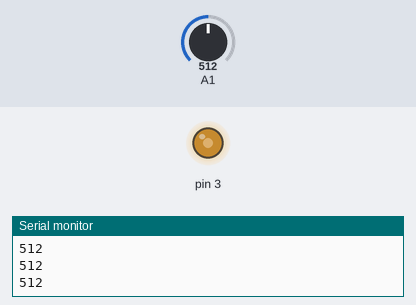
The sketch below on a simulated Arduino Uno, built with avr-gcc and run on an emulated ATmega328P. Shown: output pins drawn as LEDs (lit = HIGH), the last lines printed to the serial monitor. The test bench sets the inputs (shaded band); at power-on: A1 = 512.

Above: at 1.2 s.
1.3 s: A1 set to 716
At 2.5 s:
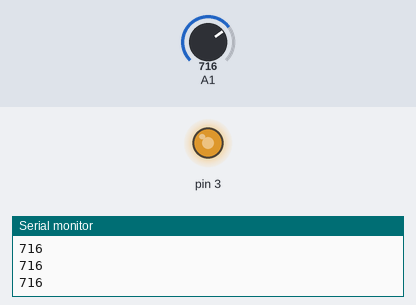
2.8 s: A1 set to 900
At 3.8 s:
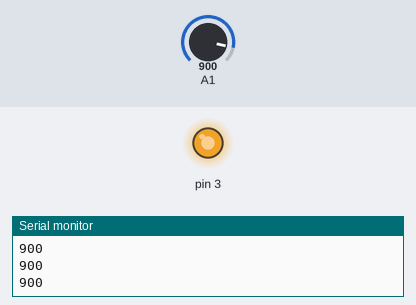
4.3 s: A1 set to 122
At 4.9 s:
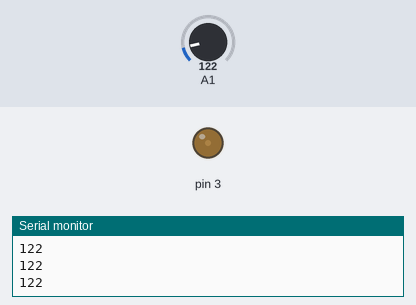
5.8 s: A1 set to 0
At 7.2 s:
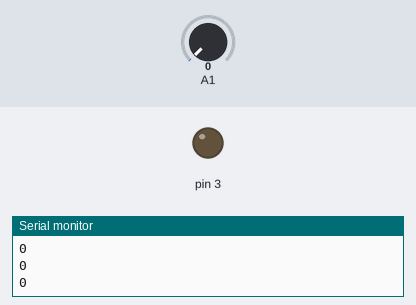
Timing chart, 0 to 8.3 s (numbered marks = the images above; inputs shaded):
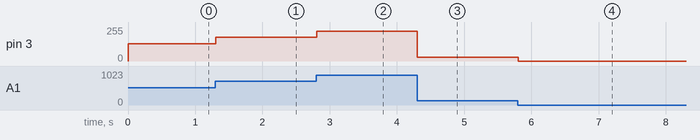

The sketch:

sketch_oct06d.ino
```cpp
int c;
int x;
void setup() {
pinMode(3,OUTPUT);
pinMode(A1,INPUT);
Serial.begin(9600);
}

void loop() {
 x = analogRead(A1);
Serial.println(x);
c = x/4;
analogWrite(3,c);

}
```

Measured:
- after the input at 1.3 s, pin 3: 128/255 → 179/255 at once
- after the input at 2.8 s, pin 3: 179/255 → 225/255 at once
- after the input at 4.3 s, pin 3: 225/255 → 30/255 at once
- after the input at 5.8 s, pin 3: 30/255 → 0/255 at once
